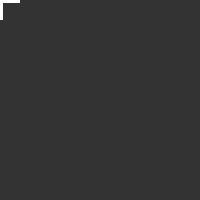
Frame 1 (no input)
Frame 60 (the mouse pressed at the canvas centre just before this capture): identical to frame 1, image omitted
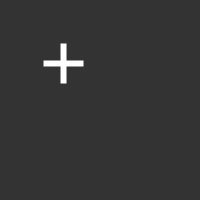
Frame 120 (the mouse held since frame 60 and released just before this capture)

The Processing sketch that drew these frames (run headless with seeded random() and noise(); from frame 60 on, the mouse is pressed at the canvas centre):

// Processing sketch: Interpolate
// ── Interpolate.pde
/**
 * Interpolate. 
 * 
 * Move the mouse across the screen and the symbol will follow.  
 * Between drawing each frame of the animation, the program
 * calculates the difference between the position of the 
 * symbol and the cursor. If the distance is larger than
 * 1 pixel, the symbol moves half of the distance from its
 * current position toward the cursor. 
 * 
 * Updated 21 August 2002
 */
 
float mx;
float my;
float delay = 60.0;

void setup() 
{
  size(200, 200); 
  noStroke();  
}

void draw() 
{ 
  background( 51 );
  
  float dx = mouseX - mx;
  if(abs(dx) > 1) {
    mx = mx + dx/delay;
  }
  float dy = mouseY - my;
  if(abs(dy) > 1) {
    my = my + dy/delay;
  }
  
  translate( mx, my );
  plus();
}

void plus() 
{
  int s = 20;
  int t = 3;
  // Draw the symbol
  beginShape();
  vertex( -t,  s );
  vertex(  t,  s );
  vertex(  t,  t );
  vertex(  s,  t );
  vertex(  s, -t );
  vertex(  t, -t );
  vertex(  t, -s );
  vertex( -t, -s );
  vertex( -t, -t );
  vertex( -s, -t );
  vertex( -s,  t );
  vertex( -t,  t );  
  endShape(CLOSE);
}
